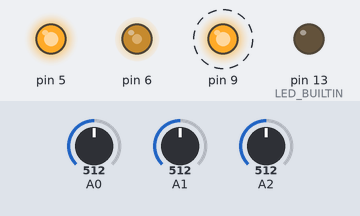
The sketch below on a simulated Arduino Uno, built with avr-gcc and run on an emulated ATmega328P. Shown: output pins drawn as LEDs (lit = HIGH). Dashed ring = blinking. Inputs (shaded band) come from the test bench; at power-on: A1 = 512, A2 = 512, A0 = 512.

Above: at 1.2 s.
1.3 s: A1 set to 306
At 2.6 s:
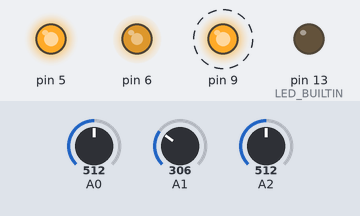
4.3 s: A2 set to 177
7.3 s: A2 set to 143
At 8.1 s:
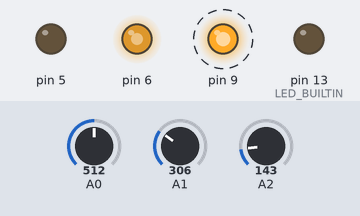
10.3 s: A1 set to 122
At 11.4 s:
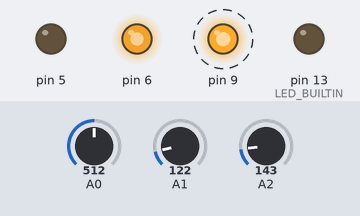
13.3 s: A2 set to 306
At 13.53 s:
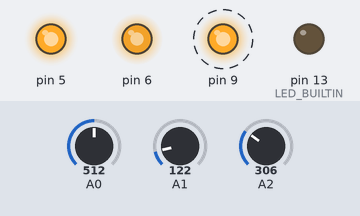
16.3 s: A1 set to 900
At 16.9 s:
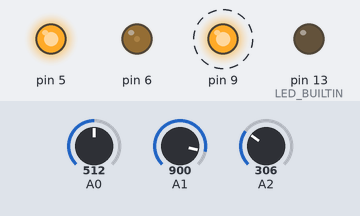
Timing chart, 0 to 20.3 s (numbered marks = the images above; inputs shaded):
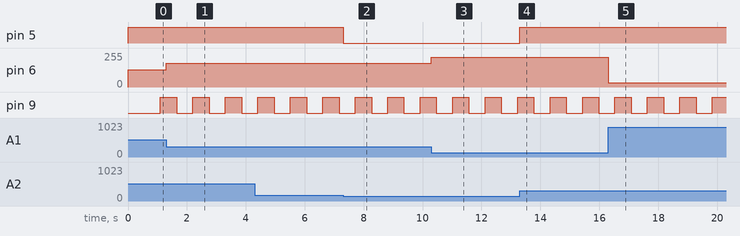

The sketch:

lab2.ino
```cpp
#include "sensor.hpp"

enum { TemperatureThreashold = 28 };

enum LEDS {
    Yellow = 5,
    Red = 6,
    Green = 9,
};

enum Sensors {
    Temperature = A2,
    Light = A1,
    Potentiometer = A0,
};

const Sensor SENSORS[] = {
    Sensor(
        Temperature,
        Yellow,
        [](Sensor const& s, u16 voltage) {
            auto degreesC = (((voltage / 1024.0) * 5.0) - 0.5) * 100.0;
            if (degreesC > TemperatureThreashold) {
                digitalWrite(s.led, HIGH);
            } else {
                digitalWrite(s.led, LOW);
            }
        }),
    Sensor(
        Light,
        Red,
        [](Sensor const& s, u16 value) {
            analogWrite(s.led, map(value, 1, 1021, 255, 0));
        }),
    Sensor(Potentiometer, Green, [](Sensor const& s, u16 value) {
        static u32 last_blink_time = 0UL;
        static bool led_on = false;
        u32 const half_blink_interval = map(value, 0, 1023, 100, 1000);
        u32 const now = millis();
        if (last_blink_time + half_blink_interval < now) {
            digitalWrite(s.led, led_on);
            led_on = !led_on;
            last_blink_time = now;
        }
    })};

void setup() {
    for (auto& s : SENSORS) s.setup();
    pinMode(LED_BUILTIN, OUTPUT);
    Serial.begin(9600);
}

void loop() {
    for (auto& s : SENSORS) s.update();
}
```

sensor.hpp
```cpp
class Sensor {

  public:
    using Feedback = void (*)(Sensor const&, u16);
    int const sensor;
    int const led;

    constexpr explicit Sensor(int const sensor, int const led, Feedback const f)
        : sensor(sensor), led(led), feedback(f) {}

    void setup() const { pinMode(led, OUTPUT); }

    void update() const { (feedback)(*this, get_sensor_voltage()); }

  private:
    const Feedback feedback;
    u16 get_sensor_voltage() const { return analogRead(sensor); }
};
```

Measured:
- the behaviour switches between 160 and 159 on A2 (found by bisection; images 1 and 2)
- after the input at 1.3 s, pin 6: 128/255 → 179/255 at once
- after the input at 7.3 s, pin 5: HIGH → LOW at once
- after the input at 10.3 s, pin 6: 179/255 → 225/255 at once
- after the input at 13.3 s, pin 5: LOW → HIGH at once
- after the input at 16.3 s, pin 6: 225/255 → 31/255 at once
- by itself, pin 9: alternates HIGH for 0.55 s and LOW for 0.55 s
